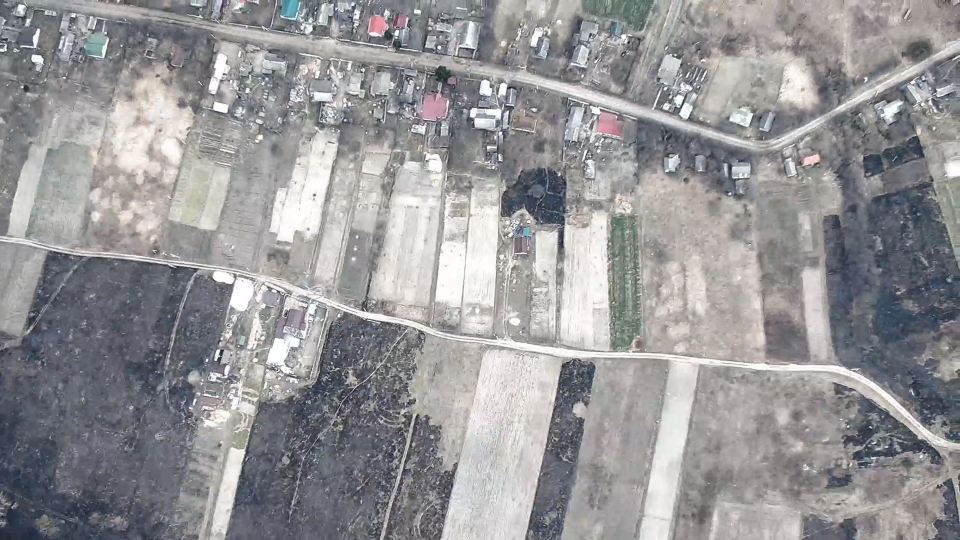
#> input picture Python/OpenCV/Jupyter/Lab3/input.png, 1920 x 1080 px (shown at 1/2 size)
$ jupyter execute --allow-errors 03_test_opencv.ipynb
#> lines starting #> are read from the running program, lines starting #| are printed output that depends on the picture; after the words box and inside, x2 and y2 are one past the last pixel; in counts of white or black regions, pixels touching at a corner belong together
[cell 1]
# Лабораторна робота: Розмітка супутникового знімка

# Завдання:
# 1. Створіть новий тип даних (клас) для інструменту розмітки (наприклад, RectangleTool).
# 2. Використайте існуючі типи даних (списки, словники, кортежі) для зберігання координат та параметрів.
# 3. Реалізуйте базові конструкції Python: if, for, while для взаємодії з користувачем та обробки даних.
# 4. Створіть функцію для завантаження координат і класу розмічених об'єктів з файлу sample_yolo.txt.
# 5. Відобразіть розмічені об'єкти на зображенні і підберіть відповідний колір до класу.

import cv2
import matplotlib.pyplot as plt

# Кольори для класів (наприклад, 0 - червоний, 1 - зелений, 2 - синій)
CLASS_COLORS = {
    '0': (255, 0, 0),    # Red
    '1': (0, 255, 0),    # Green
    '2': (0, 0, 255),    # Blue
}

class RectangleTool:
    def __init__(self):
        self.rectangles = []  # список для зберігання координат прямокутників
        self.rois = {}

    def add_rectangle(self, x1, y1, x2, y2, label=None):
        rect = {'coords': (x1, y1, x2, y2), 'label': label}
        self.rectangles.append(rect)

    def draw(self, image):
        img_copy = image.copy()
        for rect in self.rectangles:
            x1, y1, x2, y2 = rect['coords']
            label = rect['label']
            color = CLASS_COLORS.get(label, (255, 255, 255))  # default white
            cv2.rectangle(img_copy, (x1, y1), (x2, y2), color, 2)
            if label is not None:
                cv2.putText(img_copy, label, (x1, y1-10),
                            cv2.FONT_HERSHEY_SIMPLEX, 0.9, color, 2)
        return img_copy

    def crop_and_save(self, image):
        """Обрізає об'єкти по боксах та зберігає в окрему папку."""
        os.makedirs(output_dir, exist_ok=True)

        for i, rect in enumerate(self.rectangles):
            x1, y1, x2, y2 = rect['coords']
            label = rect['label']

            crop = image[y1:y2, x1:x2]


def load_yolo_rectangles(filename, img_w, img_h):
    rectangles = []
    with open(filename, 'r') as f:
        for line in f:
            parts = line.strip().split()
            if len(parts) == 5:
                label, x_center, y_center, w, h = parts
                x_center = float(x_center) * img_w
                y_center = float(y_center) * img_h
                w = float(w) * img_w
                h = float(h) * img_h
                x1 = int(x_center - w/2)
                y1 = int(y_center - h/2)
                x2 = int(x_center + w/2)
                y2 = int(y_center + h/2)
                rectangles.append({'coords': (x1, y1, x2, y2), 'label': label})
    return rectangles


# Завантажуємо зображення
image = cv2.imread("input.png")
#> image is the input picture: shape (1080, 1920, 3); mean B, G, R 151.1, 149, 149.9
img_h, img_w = image.shape[:2]
#> img_h = 1080; img_w = 1920

# Завантаження координат з файлу
yolo_rects = load_yolo_rectangles('sample_yolo.txt', img_w, img_h)
#> (reads Python/OpenCV/Jupyter/Lab3/sample_yolo.txt from the repository)

# Створюємо інструмент розмітки
rectangle_tool = RectangleTool()

# Додаємо прямокутники до інструменту
for rect in yolo_rects:
    rectangle_tool.add_rectangle(*rect['coords'], label=rect['label'])

# Відображення розмічених об'єктів з кольорами по класу
result_img = rectangle_tool.draw(image)
#> after the loop in draw, `for rect in self.rectangles:`:
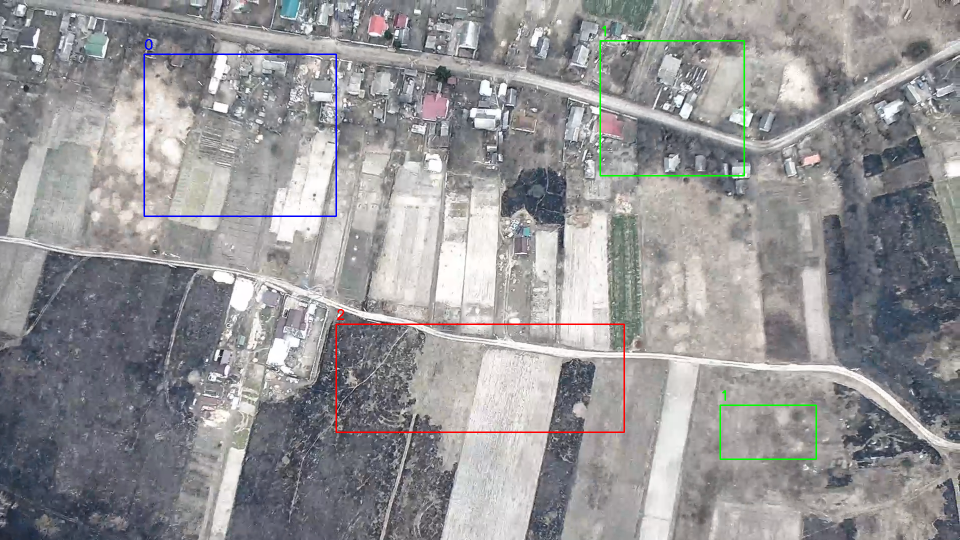
#> img_copy: shape (1080, 1920, 3) (shown at 1/2 size); 0.7% of pixels changed, all inside (x1, y1, x2, y2) = (287, 51, 1634, 920)
plt.imshow(cv2.cvtColor(result_img, cv2.COLOR_BGR2RGB))
plt.axis('off')
plt.show()

[cell 2]
# Лабораторна робота №3
# Тема: NumPy для Computer Vision
# Завдання: grayscale, негатив, яскравість, контраст

import cv2
import numpy as np
import matplotlib.pyplot as plt

# 1. Зчитуємо зображення (BGR)
image = cv2.imread('input.png').astype(np.float32) / 255.0  # нормалізація до [0,1]

# --- 1. Ручне перетворення у grayscale ---
# Формула: Gray = 0.299*R + 0.587*G + 0.114*B
gray = 0.299 * image[:, :, 2] + 0.587 * image[:, :, 1] + 0.114 * image[:, :, 0]

# --- 2. Негатив ---
# Інвертуємо яскравість
negative = 1.0 - image
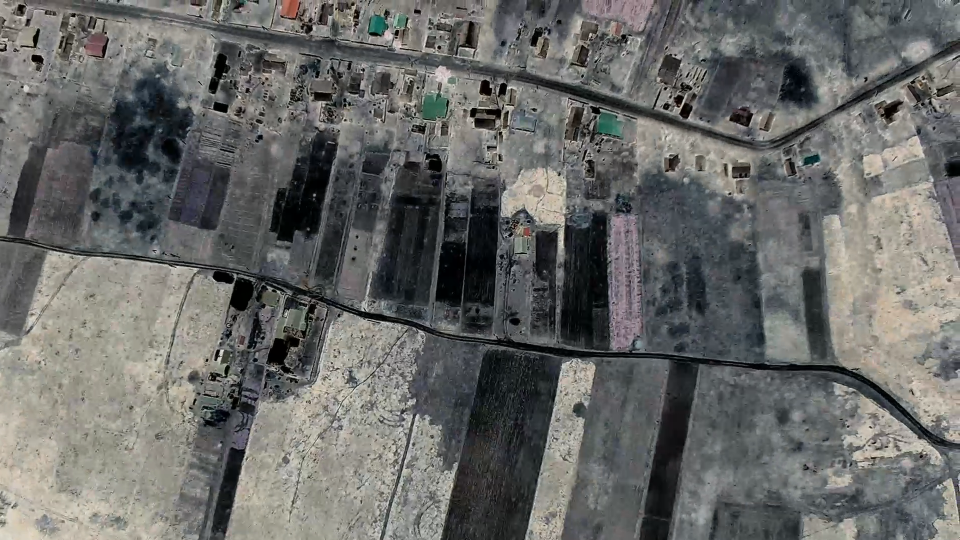
#> negative: shape (1080, 1920, 3) float32 (shown at 1/2 size); mean B, G, R 0.408, 0.416, 0.412

# --- 3. Яскравість і контраст ---
# brightness - зсув яскравості, contrast - коефіцієнт підсилення
brightness = 0.1   # збільшуємо на 10%
contrast = 1.2     # посилюємо контраст
bright_contrast = np.clip(contrast * image + brightness, 0, 1)
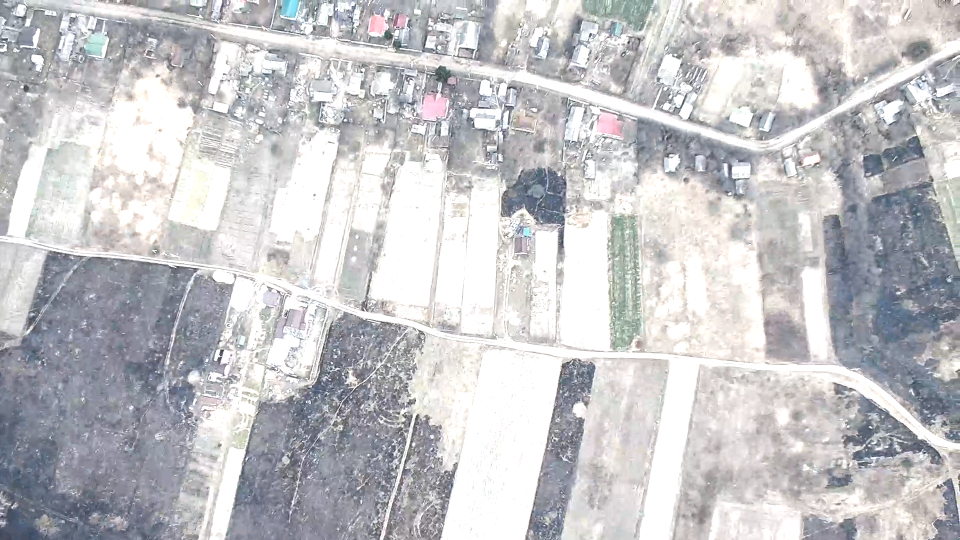
#> bright_contrast: shape (1080, 1920, 3) float32 (shown at 1/2 size); mean B, G, R 0.786, 0.775, 0.775

# --- Візуалізація результатів ---
plt.figure(figsize=(12, 6))

plt.subplot(2, 2, 1)
plt.title("Оригінал")
plt.imshow(cv2.cvtColor((image * 255).astype(np.uint8), cv2.COLOR_BGR2RGB))
plt.axis('off')

plt.subplot(2, 2, 2)
plt.title("Grayscale (через NumPy)")
plt.imshow(gray, cmap='gray')
plt.axis('off')

plt.subplot(2, 2, 3)
plt.title("Негатив")
plt.imshow(cv2.cvtColor((negative * 255).astype(np.uint8), cv2.COLOR_BGR2RGB))
plt.axis('off')

plt.subplot(2, 2, 4)
plt.title("Яскравість + Контраст")
plt.imshow(cv2.cvtColor((bright_contrast * 255).astype(np.uint8), cv2.COLOR_BGR2RGB))
plt.axis('off')

plt.tight_layout()
plt.show()
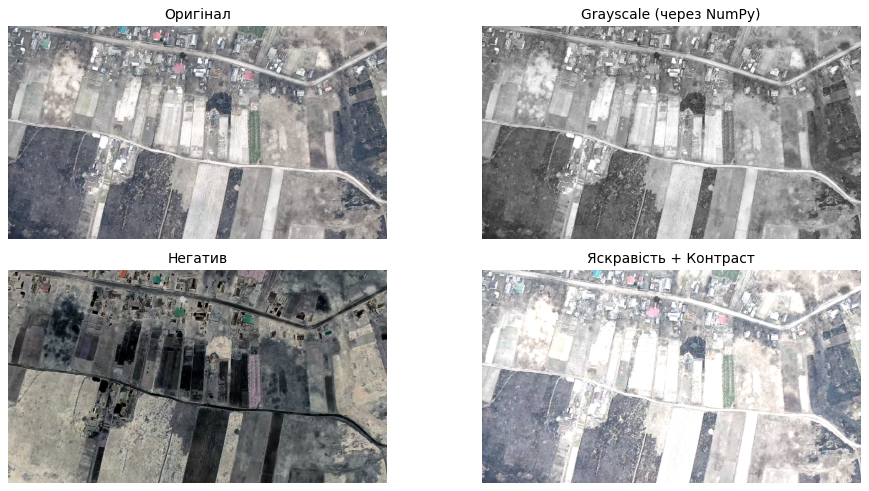
#> figure drawn by matplotlib, 4 panels

[cell 3]
import cv2
import numpy as np
import os
import subprocess

# Папка для кадрів
os.makedirs("frames", exist_ok=True)

# Генеруємо 30 кадрів з градієнтом
for i in range(30):
    frame = np.zeros((240, 320, 3), dtype=np.uint8)
    frame[:, :, 0] = np.linspace(0, 255, 320, dtype=np.uint8)
    frame[:, :, 1] = i * 8
    frame[:, :, 2] = 255 - frame[:, :, 0]
    cv2.imwrite(f"frames/frame_{i:03d}.png", frame)
#> this loop made 30 passes
#> pass 1, `cv2.imwrite(f"frames/frame_{i:03d}.png", frame)`:
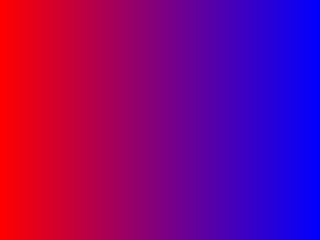
#> saved as frame_000.png: shape (240, 320, 3); mean B, G, R 127, 0, 128
#> after the loop:
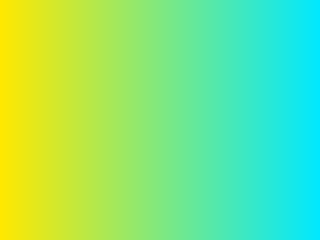
#> frame: shape (240, 320, 3); mean of channels 0, 1, 2 127, 232, 128; drawn as B, G, R

# Створення відео з фреймів за допомогою ffmpeg
subprocess.run([
    "ffmpeg", "-y",
    "-framerate", "10",                 # 10 кадрів/сек
    "-i", "frames/frame_%03d.png",      # шаблон імен файлів
    "-c:v", "libx264", "-pix_fmt", "yuv420p",
    "output.mp4"
])
#> (this line was passed over: subprocess is not available in this run)

print("✅ Відео збережено у 'output.mp4'")

# Для програвання відео всередині контейнера (без GUI)
# Використай команду:
# ffplay -nodisp -autoexit output.mp4

[cell 4]
from IPython.display import Video

# Програвання mp4 відео прямо у ноутбуці
Video("output.mp4", embed=True, width=400, height=300)

[cell 5]
import json

# Завантажуємо розмітку
with open("COCO/annotations.json", "r") as f:
#> (reads Python/OpenCV/Jupyter/Lab3/COCO/annotations.json from the repository)
    annotations = json.load(f)

# Структура COCO:
# annotations['images'] - список кадрів: {'id': int, 'file_name': str, ...}
# annotations['annotations'] - список об'єктів: {'image_id': int, 'bbox':[x,y,width,height], 'category_id': int}

# Створюємо словник: кадр -> список боксов
frame_boxes = {}
for ann in annotations['annotations']:
    image_id = ann['image_id']
    bbox = ann['bbox']  # [x, y, width, height]
    category = ann['category_id']

    # Конвертуємо bbox у формат (x1, y1, x2, y2)
    x1, y1, w, h = bbox
    x2 = int(x1 + w)
    y2 = int(y1 + h)
    x1, y1 = int(x1), int(y1)

    if image_id not in frame_boxes:
        frame_boxes[image_id] = []
    frame_boxes[image_id].append({'coords': (x1, y1, x2, y2), 'label': str(category)})
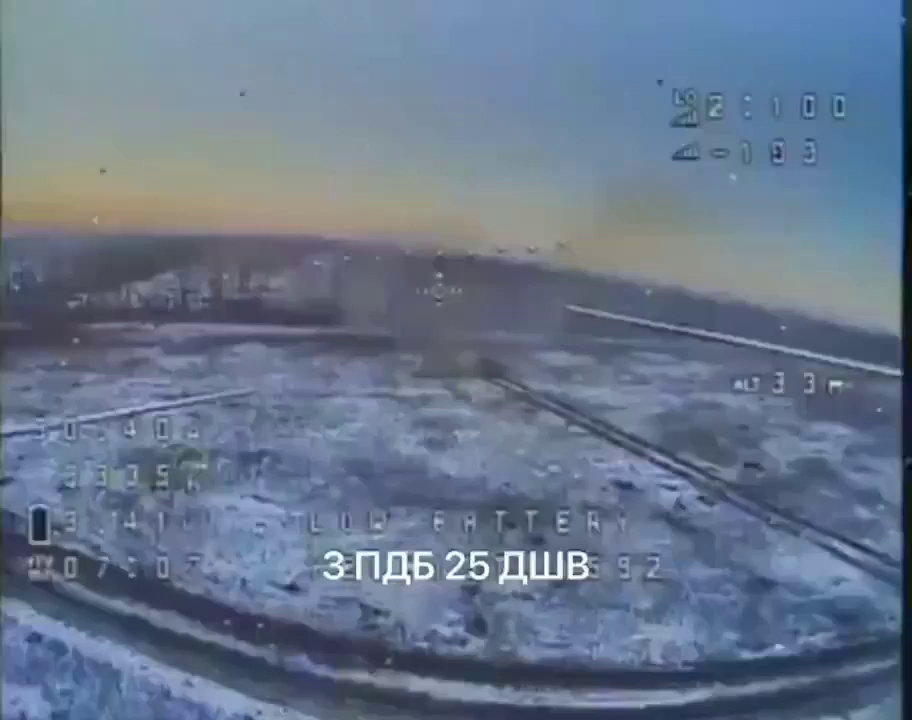
#> input picture Python/OpenCV/Jupyter/Lab3/COCO/images/default/frame_000000.PNG, 912 x 720 px
#> further down, img_data is the input picture: shape (720, 912, 3); mean B, G, R 140.2, 118.9, 104
#> the loop `for roi_desc in frame_boxes[img_id]:` made 1 pass
#> pass 1, `roi_crop = img_data[y1:y2, x1:x2]`:
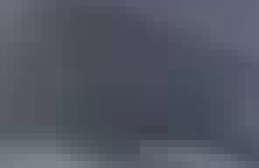
#> roi_crop: shape (24, 37, 3) (shown 7 times larger); mean B, G, R 100.1, 87.4, 82.6
#> after the loop `for roi_desc in frame_boxes[img_id]:`: rois = 1 item
#> pass 2 of the loop `for frame in annotations['images']:`:
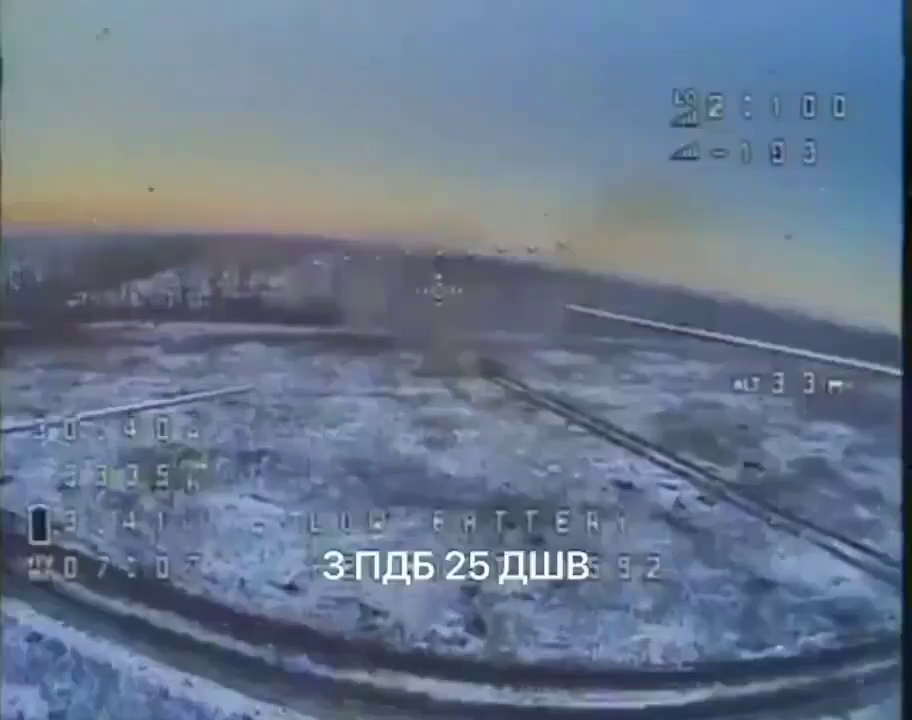
#> input picture Python/OpenCV/Jupyter/Lab3/COCO/images/default/frame_000001.PNG, 912 x 720 px
#> img_data is the input picture: shape (720, 912, 3); mean B, G, R 140.7, 119, 104.1
#> the loop `for roi_desc in frame_boxes[img_id]:` made 1 pass
#> pass 1, `roi_crop = img_data[y1:y2, x1:x2]`:
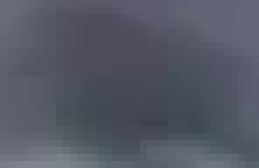
#> roi_crop: shape (24, 37, 3) (shown 7 times larger); mean B, G, R 101.7, 88.5, 84.5
#> pass 3 of the loop `for frame in annotations['images']:`:
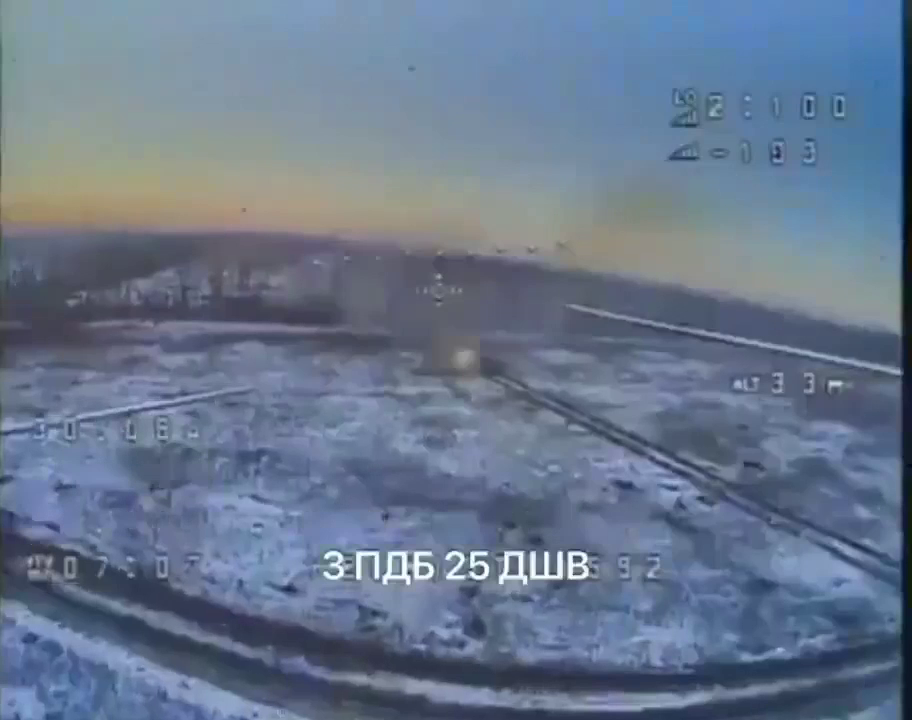
#> input picture Python/OpenCV/Jupyter/Lab3/COCO/images/default/frame_000002.PNG, 912 x 720 px
#> img_data is the input picture: shape (720, 912, 3); mean B, G, R 141.6, 119.2, 104.1
#> the loop `for roi_desc in frame_boxes[img_id]:` made 1 pass
#> pass 1, `roi_crop = img_data[y1:y2, x1:x2]`:
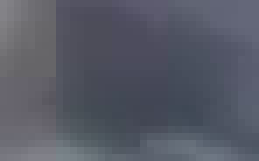
#> roi_crop: shape (23, 37, 3) (shown 7 times larger); mean B, G, R 102.1, 90, 86.9

print(frame_boxes)

[cell 6]
############################
##### ВЛАСНЕ ВИКОНАННЯ #####
# завдання починається тут #
############################

# Можна регулювати самому швидкість перегортання кадрів:
fps = 15

# Висота і ширина будуть обчислені як розмір найбільшого кадру;
# функція дозволяє підігнати кадр під розміри центровано, створюючи чорну рамку.
width, height = 0, 0
def pad_frame(frame, width, height):
    h, w = frame.shape[:2]
    top = (height - h) // 2
    bottom = (height - h) - top
    left = (width - w) // 2
    right = (width - w) - left
    return cv2.copyMakeBorder(frame, top, bottom, left, right, cv2.BORDER_CONSTANT, value=(0, 0, 0))

# Створюємо список кадрів з областей інтересу:
roi_frames = []
#> (the rest of this cell did not finish here and is left out)
